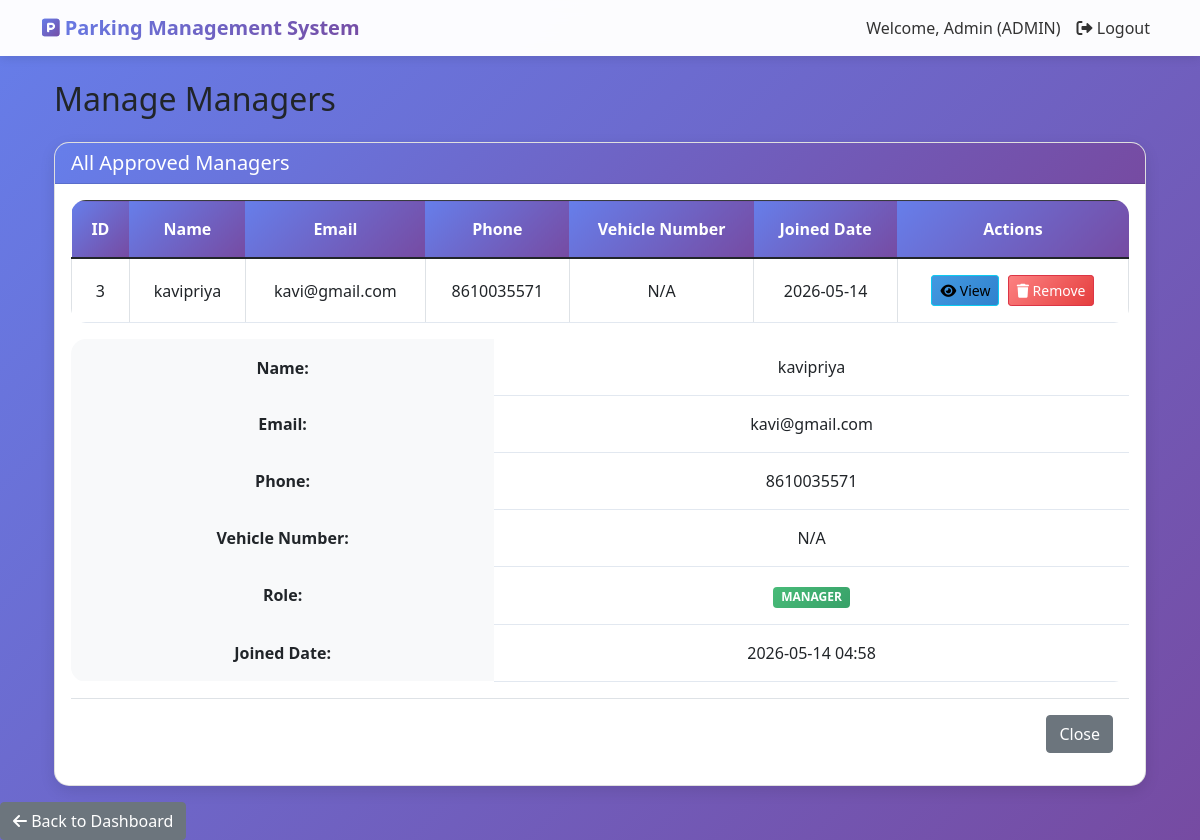
Before: /admin/view_managers (signed in) with the older database file.
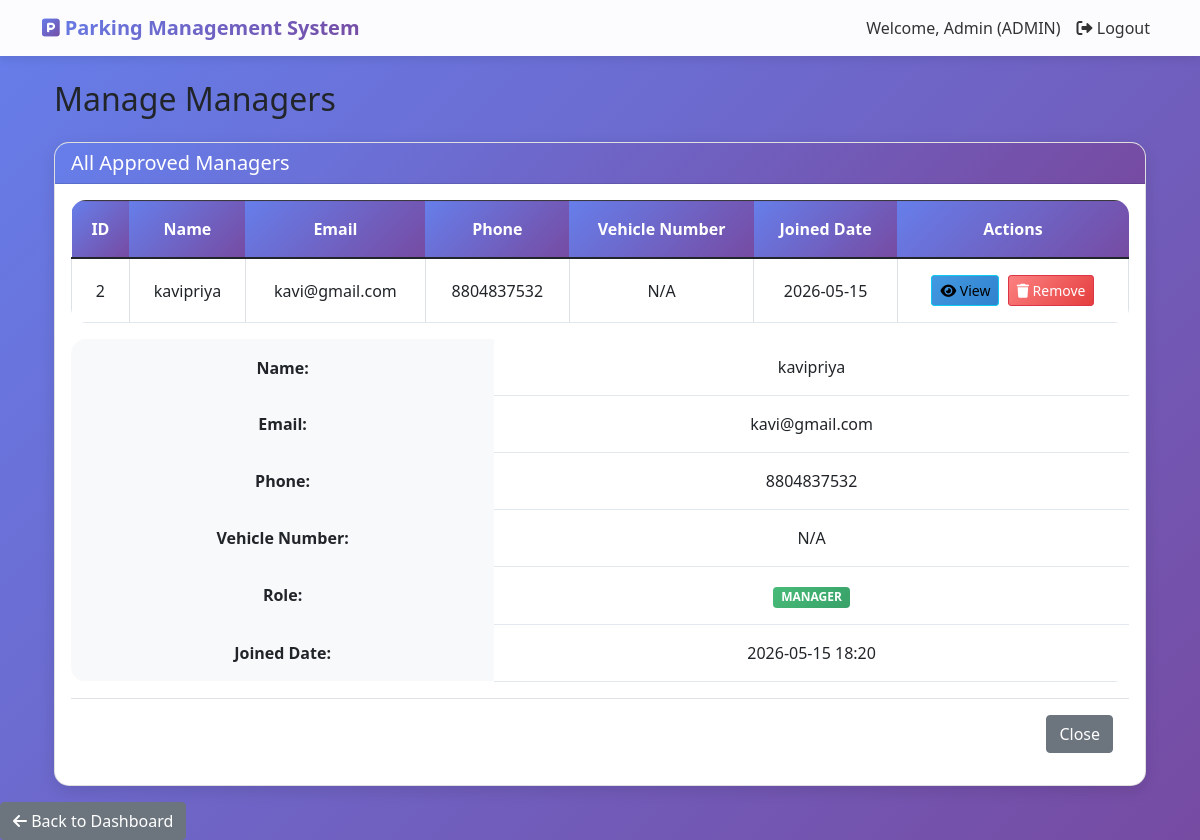
After: the same page with the newer database file.
### models.py (models this page shows)
class User(UserMixin, db.Model):
    id = db.Column(db.Integer, primary_key=True)
    name = db.Column(db.String(100), nullable=False)
    email = db.Column(db.String(100), unique=True, nullable=False)
    phone = db.Column(db.String(15), nullable=False)
    password = db.Column(db.String(200), nullable=False)
    vehicle_number = db.Column(db.String(20), nullable=True)
    role = db.Column(db.String(30), default='user')
    created_at = db.Column(db.DateTime, default=datetime.utcnow)
    bookings = db.relationship('Booking', backref='user', lazy=True)
    manager_application = db.relationship('ManagerApplication', backref='user', uselist=False)

### app.py (the view)
@app.route('/admin/view_managers')
@login_required
def view_managers():
    if current_user.role != 'admin':
        flash('Access denied!', 'danger')
        return redirect(url_for('user_dashboard'))
    managers = User.query.filter_by(role='manager').all()
    return render_template('admin/view_managers.html', managers=managers)

### app.py (called while the page is built)
@login_manager.user_loader
def load_user(user_id):
    return User.query.get(int(user_id))

@app.context_processor
def utility_processor():
    return {'now': datetime.now}

### templates/admin/view_managers.html (shortened to what the changed rows need)
{% extends "base.html" %}
{% block content %}
<div class="container-fluid">
    <h2 class="mb-4">Manage Managers</h2>
    <div class="card">
        <div class="card-body">
            <div class="table-responsive">
                <table class="table table-bordered table-hover">
                    <thead class="table-dark">
                        <tr>
                            <th>ID</th>
                            <th>Name</th>
                            <th>Email</th>
                            <th>Phone</th>
                            <th>Vehicle Number</th>
                            <th>Joined Date</th>
                            <th>Actions</th>
                        </tr>
                    </thead>
                    <tbody>
                        {% for manager in managers %}
                        <tr>
                            <td>{{ manager.id }}</td>
                            <td>{{ manager.name }}</td>
                            <td>{{ manager.email }}</td>
                            <td>{{ manager.phone }}</td>
                            <td>{{ manager.vehicle_number }}</td>
                            <td>{{ manager.created_at.strftime('%Y-%m-%d') if manager.created_at else 'N/A' }}</td>
                            <td>
                                <button class="btn btn-sm btn-info" data-bs-toggle="modal" data-bs-target="#viewManagerModal{{ manager.id }}">
                                    <i class="fas fa-eye"></i> View
                                </button>
                                <button class="btn btn-sm btn-danger" data-bs-toggle="modal" data-bs-target="#removeManagerModal{{ manager.id }}">
                                    <i class="fas fa-trash"></i> Remove
                                </button>
                            </td>
                        </tr>
                        <div class="modal fade" id="viewManagerModal{{ manager.id }}" tabindex="-1">
                            <div class="modal-dialog">
                                <div class="modal-content">
                                    <div class="modal-body">
                                        <table class="table table-borderless">
                                            <tr>
                                                <th width="40%">Name:</th>
                                                <td>{{ manager.name }}</td>
                                            </tr>
                                            <tr>
                                                <th>Email:</th>
                                                <td>{{ manager.email }}</td>
                                            </tr>
                                            <tr>
                                                <th>Phone:</th>
                                                <td>{{ manager.phone }}</td>
                                            </tr>
                                            <tr>
                                                <th>Vehicle Number:</th>
                                                <td>{{ manager.vehicle_number }}</td>
                                            </tr>
                                            <tr>
                                                <th>Role:</th>
                                                <td><span class="badge bg-success">{{ manager.role|upper }}</span></td>
                                            </tr>
                                            <tr>
                                                <th>Joined Date:</th>
                                                <td>{{ manager.created_at.strftime('%Y-%m-%d %H:%M') if manager.created_at else 'N/A' }}</td>
                                            </tr>
                                        </table>
                                    </div>
                                    <div class="modal-footer">
                                        <button type="button" class="btn btn-secondary" data-bs-dismiss="modal">Close</button>
                                    </div>
                                </div>
                            </div>
                        </div>
                        {% endfor %}
                    </tbody>
                </table>
            </div>
        </div>
    </div>
</div>
{% endblock %}

Changed rows visible on the page:
no longer on this page (row edited): User: id "3", name "kavipriya", email "kavi@gmail.com", phone "8610035571", vehicle_number "N/A", created_at "2026-05-14", role "MANAGER", created_at "2026-05-14 04:58"
now on this page (row edited): User: id "2", name "kavipriya", email "kavi@gmail.com", phone "8804837532", vehicle_number "N/A", created_at "2026-05-15", role "MANAGER", created_at "2026-05-15 18:20"
